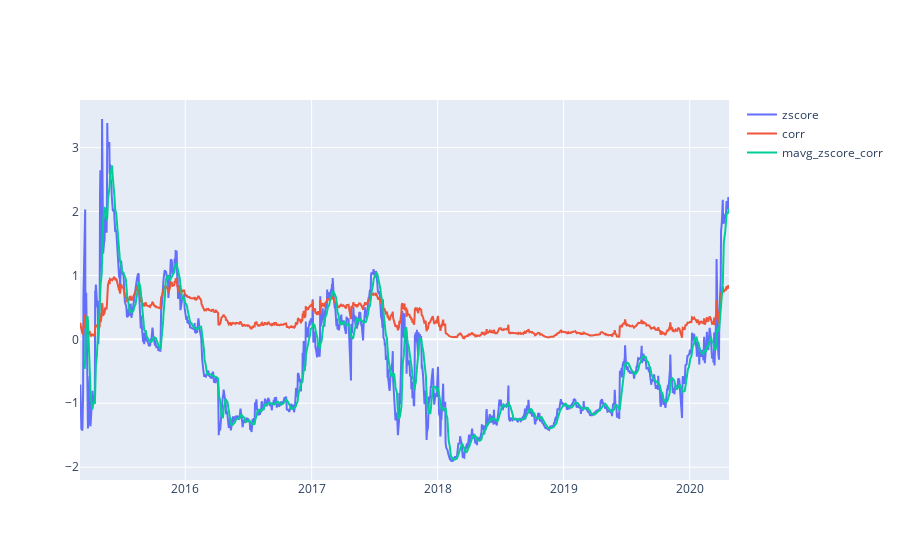
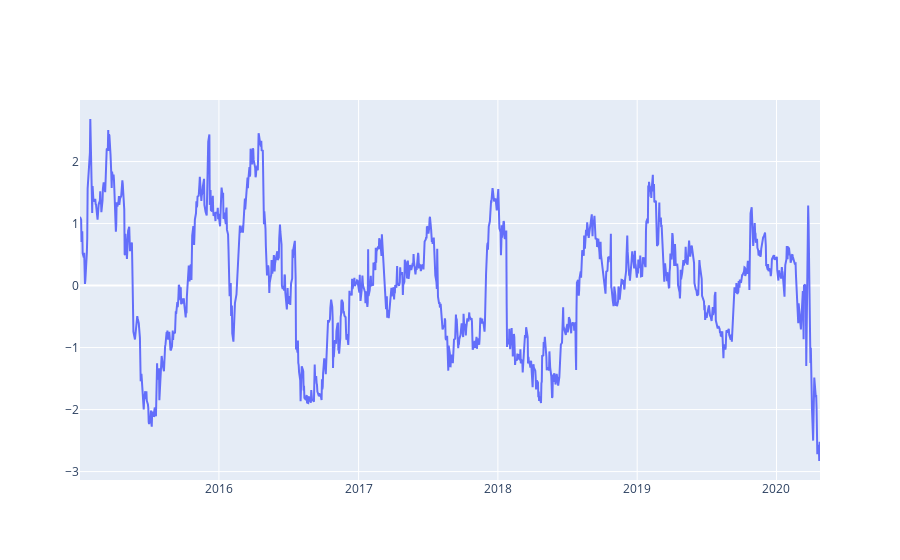
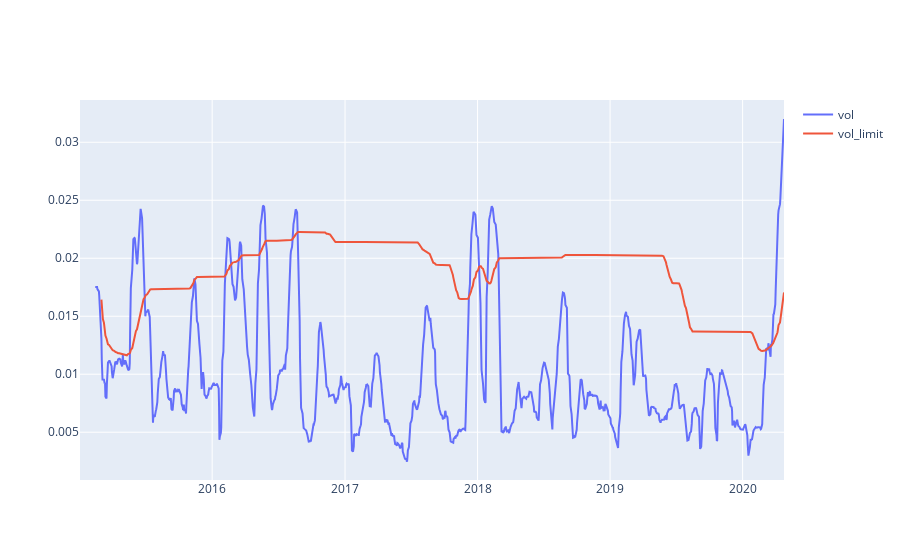
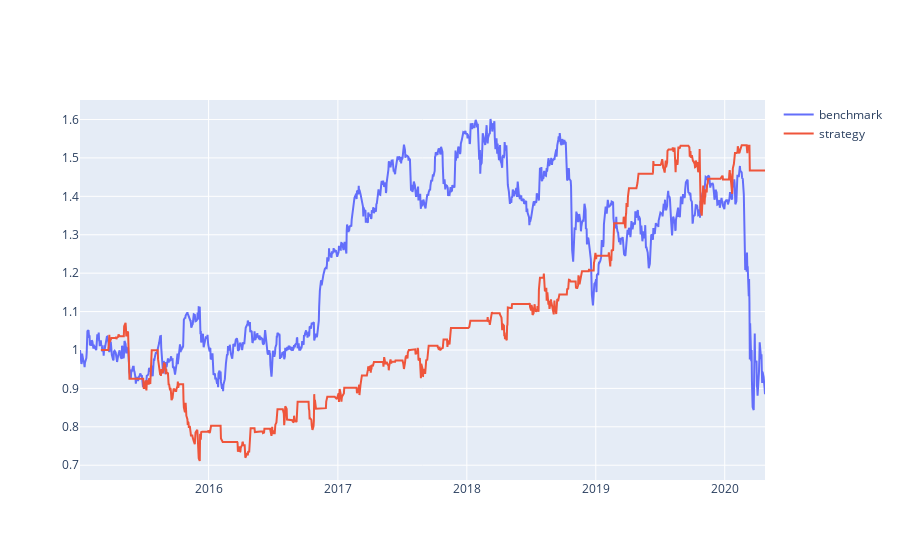

These figures' notebook cell, in order:
### Code cell
importlib.reload(base_fx)
importlib.reload(portfolio_fx)
importlib.reload(algos)
portfolio, mavg_zscore = algos.pair_trade_with_zscore_limit_and_sl(settings, quotes)

### Figure 1 — Plotly figure (JSON) as saved in the notebook; plotly's stock layout.template omitted (floating-point values rounded to 4 significant figures; data arrays with more than 128 entries replaced by an {"elided": "..."} marker saying what was removed)
{"data": [{"mode": "lines", "name": "zscore", "type": "scatter", "x": {"elided": "1298 str values"}, "y": {"elided": "1298 float values"}}, {"mode": "lines", "name": "corr", "type": "scatter", "x": {"elided": "1298 str values"}, "y": {"elided": "1298 float values"}}, {"mode": "lines", "name": "mavg_zscore_corr", "type": "scatter", "x": {"elided": "1298 str values"}, "y": {"elided": "1298 float values"}}], "layout": {}}

### Figure 2 — Plotly figure (JSON) as saved in the notebook; plotly's stock layout.template omitted (floating-point values rounded to 4 significant figures; data arrays with more than 128 entries replaced by an {"elided": "..."} marker saying what was removed)
{"data": [{"mode": "lines", "name": "zscore", "type": "scatter", "x": {"elided": "1337 str values"}, "y": {"elided": "1337 float values"}}], "layout": {}}

### Figure 3 — Plotly figure (JSON) as saved in the notebook; plotly's stock layout.template omitted (floating-point values rounded to 4 significant figures; data arrays with more than 128 entries replaced by an {"elided": "..."} marker saying what was removed)
{"data": [{"mode": "lines", "name": "vol", "type": "scatter", "x": {"elided": "1337 str values"}, "y": {"elided": "1337 float values"}}, {"mode": "lines", "name": "vol_limit", "type": "scatter", "x": {"elided": "1337 str values"}, "y": {"elided": "1337 float values"}}], "layout": {}}

### Figure 4 — Plotly figure (JSON) as saved in the notebook; plotly's stock layout.template omitted (floating-point values rounded to 4 significant figures; data arrays with more than 128 entries replaced by an {"elided": "..."} marker saying what was removed)
{"data": [{"mode": "lines", "name": "benchmark", "type": "scatter", "x": {"elided": "1337 str values"}, "y": {"elided": "1337 float values"}}, {"mode": "lines", "name": "strategy", "type": "scatter", "x": {"elided": "1298 str values"}, "y": {"elided": "1298 float values"}}], "layout": {}}
